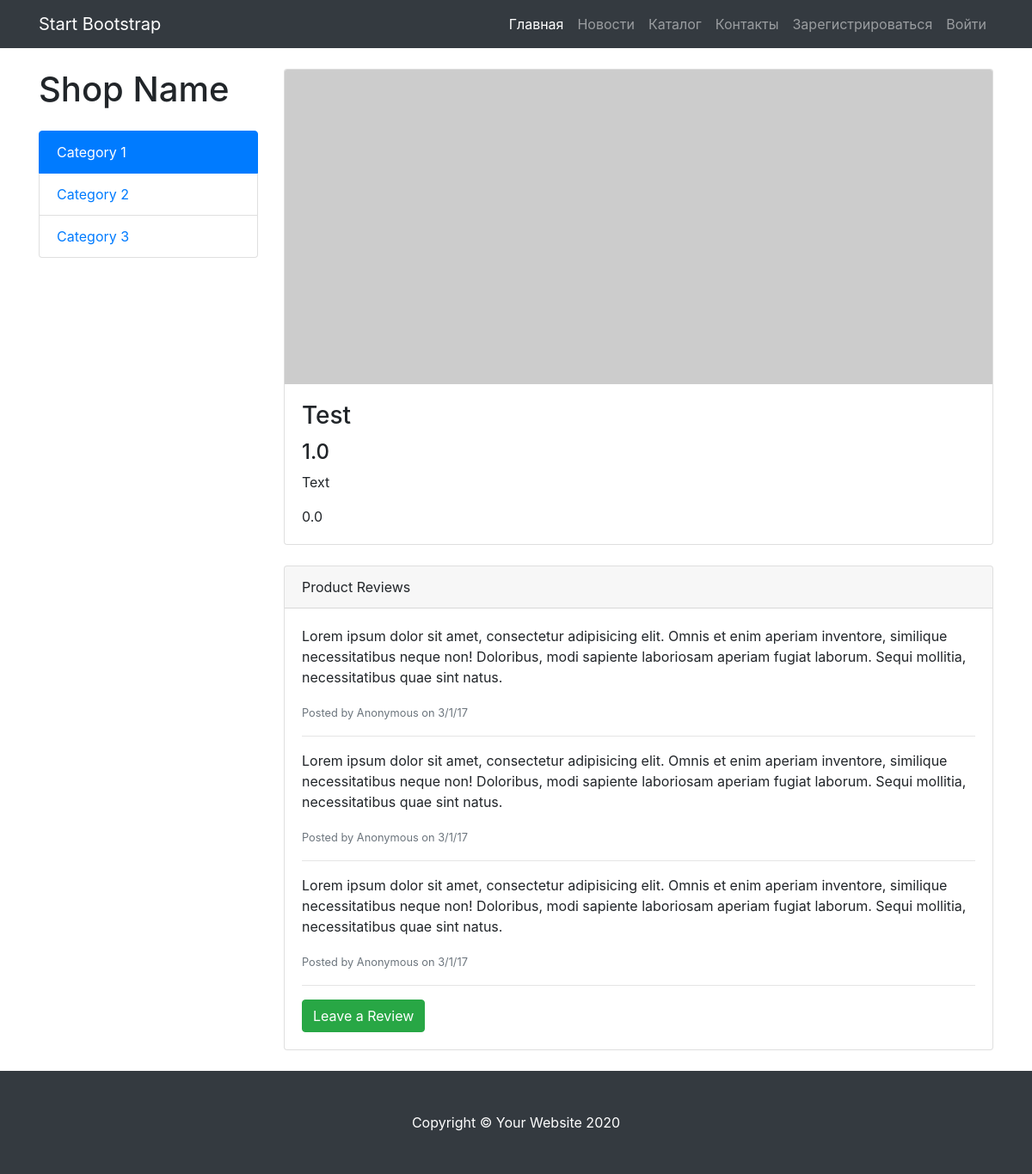
/products/1, run on the app's committed database.
### data/product.py (models this page shows, shortened)
class Product(SqlAlchemyBase):
    __tablename__ = 'products'
    id = sqlalchemy.Column(sqlalchemy.Integer, primary_key=True, autoincrement=True)
    title = sqlalchemy.Column(sqlalchemy.String, nullable=True)
    photo_1 = sqlalchemy.Column(sqlalchemy.String, nullable=True)
    photo_2 = sqlalchemy.Column(sqlalchemy.String, nullable=True)
    photo_3 = sqlalchemy.Column(sqlalchemy.String, nullable=True)
    descript = sqlalchemy.Column(sqlalchemy.String, nullable=True)
    price = sqlalchemy.Column(sqlalchemy.Float, nullable=False)
    content = sqlalchemy.Column(sqlalchemy.String, nullable=True)
    rating = sqlalchemy.Column(sqlalchemy.Float, default= 0, nullable=False)
    created_date = sqlalchemy.Column(sqlalchemy.DateTime,
                                     default=datetime.datetime.now)
    categories = orm.relation("ProductCategories", back_populates="product")

### main.py (the view)
@app.route("/products/<int:id>", methods=['GET', 'POST'])
def product_item(id):
    db_sess = db_session.create_session()
    data = db_sess.query(Product).get(id)
    return render_template("product.item.html", item=data, title=data.title)

### data/db_session.py (called while the page is built)
def create_session() -> Session:
    global __factory
    return __factory()

### templates/product.item.html (shortened to what this page needs)
{% extends "base.html" %}
{% block content %}
    <div class="row">
      <div class="col-lg-3">
        <h1 class="my-4">Shop Name</h1>
        <div class="list-group">
          <a href="#" class="list-group-item active">Category 1</a>
          <a href="#" class="list-group-item">Category 2</a>
          <a href="#" class="list-group-item">Category 3</a>
        </div>
      </div>
      <div class="col-lg-9">
        <div class="card mt-4">
          <img class="card-img-top img-fluid" src="http://placehold.it/900x400" alt="">
          <div class="card-body">
            <h3 class="card-title">{{item.title}}</h3>
            <h4>{{item.price}}</h4>
            <p class="card-text">{{item.descript}}</p>
            {{item.rating}}
          </div>
        </div>
        <div class="card card-outline-secondary my-4">
          <div class="card-header">
            Product Reviews
          </div>
          <div class="card-body">
            <p>Lorem ipsum dolor sit amet, consectetur adipisicing elit. Omnis et enim aperiam inventore, similique necessitatibus neque non! Doloribus, modi sapiente laboriosam aperiam fugiat laborum. Sequi mollitia, necessitatibus quae sint natus.</p>
            <small class="text-muted">Posted by Anonymous on 3/1/17</small>
            <hr>
            <p>Lorem ipsum dolor sit amet, consectetur adipisicing elit. Omnis et enim aperiam inventore, similique necessitatibus neque non! Doloribus, modi sapiente laboriosam aperiam fugiat laborum. Sequi mollitia, necessitatibus quae sint natus.</p>
            <small class="text-muted">Posted by Anonymous on 3/1/17</small>
            <hr>
            <p>Lorem ipsum dolor sit amet, consectetur adipisicing elit. Omnis et enim aperiam inventore, similique necessitatibus neque non! Doloribus, modi sapiente laboriosam aperiam fugiat laborum. Sequi mollitia, necessitatibus quae sint natus.</p>
            <small class="text-muted">Posted by Anonymous on 3/1/17</small>
            <hr>
            <a href="#" class="btn btn-success">Leave a Review</a>
          </div>
        </div>
      </div>
    </div>
{% endblock %}

### static/css/shop-homepage.css (style rules this page uses)
body { padding-top: 56px; }

### data on the page
Product: title "Test", price "1.0", descript "Text", rating "0.0"
